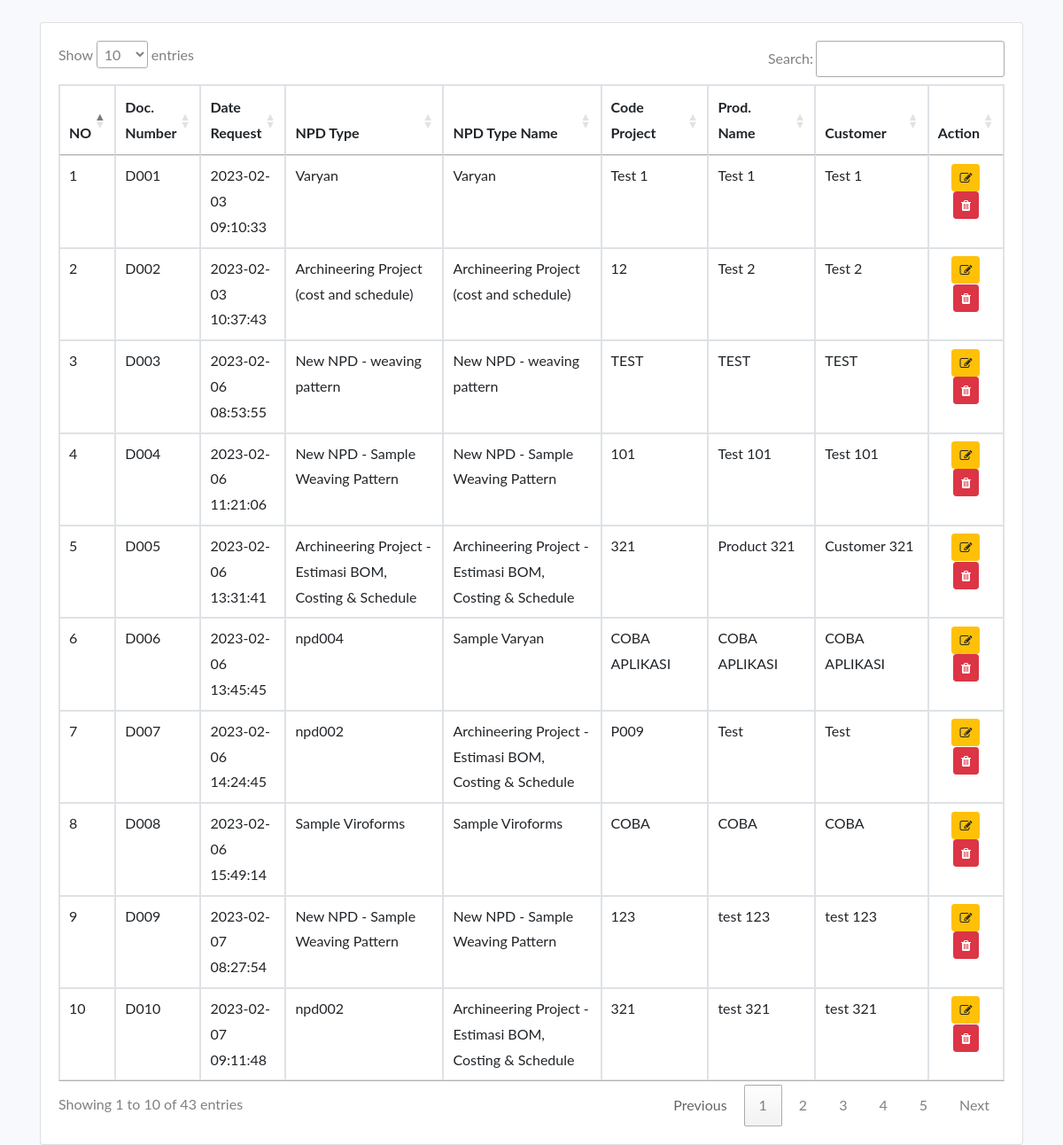
/pages/sales/rnp/npd/index.php, run on the app's committed database.
### tables this page shows
CREATE TABLE `tdocument` (
  `NumDoc` varchar(15) NOT NULL,
  `DateRequest` datetime DEFAULT NULL,
  `update_date` datetime DEFAULT NULL,
  `NPDType` varchar(200) DEFAULT NULL,
  `NPDTypeName` varchar(200) DEFAULT NULL,
  `CodeProject` varchar(25) DEFAULT NULL,
  `Prod_Name` varchar(200) DEFAULT NULL,
  `CustName` varchar(200) DEFAULT NULL,
  `CustPhone` varchar(15) DEFAULT NULL,
  `DateFeedbackExp` datetime DEFAULT NULL,
  `PatternFiber` varchar(200) DEFAULT NULL,
  `WhatFiber` varchar(200) DEFAULT NULL,
  `SpecialSize` varchar(200) DEFAULT NULL,
  `OtherLinkDrawing` varchar(200) DEFAULT NULL,
  `PackagingDetail` varchar(200) DEFAULT NULL,
  `Square` varchar(200) DEFAULT NULL,
  `Budget` varchar(200) DEFAULT NULL,
  `Location` varchar(50) DEFAULT NULL,
  `DateTarget` datetime DEFAULT NULL,
  `ImportantRequest` varchar(200) DEFAULT NULL,
  `DateVerification` datetime DEFAULT NULL,
  `DateEstBOM` datetime DEFAULT NULL,
  `DateCosting` datetime DEFAULT NULL,
  `DateClose` datetime DEFAULT NULL,
  `EmailSales` varchar(200) DEFAULT NULL,
  `plant` varchar(10) DEFAULT NULL,
  `EmailRND` varchar(200) DEFAULT NULL,
  `EmailFA` varchar(200) DEFAULT NULL,
  `EmailMKT` varchar(200) DEFAULT NULL,
  `StatusRequest` varchar(200) DEFAULT NULL,
  `StatusDoc` varchar(200) DEFAULT NULL
);

### pages/sales/rnp/npd/index.php (the view, shortened to what this page needs)
<!doctype html>
<html lang="en">
  <head>
    <link rel="stylesheet" href="https://stackpath.bootstrapcdn.com/bootstrap/4.4.1/css/bootstrap.min.css">
    <link rel="stylesheet" href="pages/sales/pi/css/style.css">
	  <link rel="stylesheet" href="pages/sales/pi/css/bootstrap-datetimepicker.min.css">
    <link rel="stylesheet" href="https://stackpath.bootstrapcdn.com/font-awesome/4.7.0/css/font-awesome.min.css">
    <link rel="stylesheet" href="//cdn.datatables.net/1.10.20/css/jquery.dataTables.min.css">
  </head>
  <body>
  <div class="container" style="margin-top: 25px">
  <div class="card">
    <div class="card-body">
        <div class="table-responsive">
            <table class="table table-hover table-bordered" id="deptTable">
                <thead>
                <tr>
                    <th scope="col">NO</th>
                    <th scope="col">Doc. Number</th>
                    <th scope="col">Date Request</th>
                    <th scope="col">NPD Type</th>
                    <th scope="col">NPD Type Name</th>
                    <th scope="col">Code Project</th>
                    <th scope="col">Prod. Name</th>
                    <th scope="col">Customer</th>
                    <th scope="col">Action</th>
                    </tr>
                </thead>
                    <tbody>
                        <?php
                            include 'config/database.php';
                            $no = 1;
                            $query = mysqli_query($kon,"SELECT * FROM tdocument");
                            while($row = mysqli_fetch_array($query)){
                        ?>
                        <tr>
                            <td><?php echo $no++ ?></td>
                            <td><?php echo $row['NumDoc'] ?></td>
                            <td><?php echo $row['DateRequest'] ?></td>
                            <td><?php echo $row['NPDType'] ?></td>
                            <td><?php echo $row['NPDTypeName'] ?></td>
                            <td><?php echo $row['CodeProject'] ?></td>
                            <td><?php echo $row['Prod_Name'] ?></td>
                            <td><?php echo $row['CustName'] ?></td>
                            <td class="text-center">
                            <a href="pages/sales/pi/edit-pi.php?id=<?php echo $row['ND'] ?>" class="btn btn-sm btn-warning"><i class="fa fa-regular fa-edit"></i></a>
                            <a href="pages/sales/pi/hapus-pi.php?id=<?php echo $row['ND'] ?>" class="btn btn-sm btn-danger"><i class="fa fa-regular fa-trash"></i></a>
                            </td>
                        </tr>
                        <?php } ?>
                    </tbody>
            </table>
        </div>
    </div>
  </div>
  </div>
  </body>
</html>

### data on the page
tdocument: NumDoc "D001", DateRequest "2023-02-03 09:10:33", NPDType "Varyan", NPDTypeName "Varyan", CodeProject "Test 1", Prod_Name "Test 1", CustName "Test 1"
tdocument: NumDoc "D002", DateRequest "2023-02-03 10:37:43", NPDType "Archineering Project (cost and schedule)", NPDTypeName "Archineering Project (cost and schedule)", CodeProject "12", Prod_Name "Test 2", CustName "Test 2"
tdocument: NumDoc "D003", DateRequest "2023-02-06 08:53:55", NPDType "New NPD - weaving pattern", NPDTypeName "New NPD - weaving pattern", CodeProject "TEST", Prod_Name "TEST", CustName "TEST"
tdocument: NumDoc "D004", DateRequest "2023-02-06 11:21:06", NPDType "New NPD - Sample Weaving Pattern", NPDTypeName "New NPD - Sample Weaving Pattern", CodeProject "101", Prod_Name "Test 101", CustName "Test 101"
tdocument: NumDoc "D005", DateRequest "2023-02-06 13:31:41", NPDType "Archineering Project - Estimasi BOM, Costing & Schedule", NPDTypeName "Archineering Project - Estimasi BOM, Costing & Schedule", CodeProject "321", Prod_Name "Product 321", CustName "Customer 321"
tdocument: NumDoc "D006", DateRequest "2023-02-06 13:45:45", NPDType "npd004", NPDTypeName "Sample Varyan", CodeProject "COBA APLIKASI", Prod_Name "COBA APLIKASI", CustName "COBA APLIKASI"
tdocument: NumDoc "D007", DateRequest "2023-02-06 14:24:45", NPDType "npd002", NPDTypeName "Archineering Project - Estimasi BOM, Costing & Schedule", CodeProject "P009", Prod_Name "Test", CustName "Test"
tdocument: NumDoc "D008", DateRequest "2023-02-06 15:49:14", NPDType "Sample Viroforms", NPDTypeName "Sample Viroforms", CodeProject "COBA", Prod_Name "COBA", CustName "COBA"
tdocument: NumDoc "D009", DateRequest "2023-02-07 08:27:54", NPDType "New NPD - Sample Weaving Pattern", NPDTypeName "New NPD - Sample Weaving Pattern", CodeProject "123", Prod_Name "test 123", CustName "test 123"
tdocument: NumDoc "D010", DateRequest "2023-02-07 09:11:48", NPDType "npd002", NPDTypeName "Archineering Project - Estimasi BOM, Costing & Schedule", CodeProject "321", Prod_Name "test 321", CustName "test 321"
